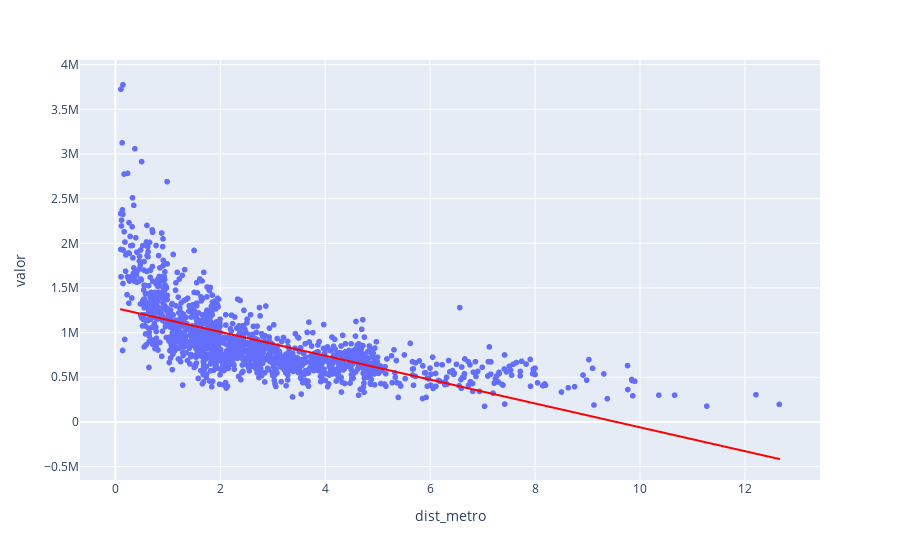

Write notebook code for a chart like this one.
### Markdown cell above
# Gráfico de dispersão(scatter)

### Code cell
px.scatter(dados, y="valor", x="dist_metro",trendline_color_override="red", trendline="ols")

### Figure 1 — Plotly figure (JSON) as saved in the notebook; plotly's stock layout.template omitted (floating-point values rounded to 4 significant figures; data arrays with more than 128 entries replaced by an {"elided": "..."} marker saying what was removed)
{"data": [{"hovertemplate": "dist_metro=%{x}<br>valor=%{y}<extra></extra>", "legendgroup": "", "marker": {"color": "#636efa", "symbol": "circle"}, "mode": "markers", "name": "", "showlegend": false, "type": "scattergl", "x": {"elided": "1460 float values"}, "xaxis": "x", "y": {"elided": "1460 int values"}, "yaxis": "y"}, {"hovertemplate": "<b>OLS trendline</b><br>valor = -133553 * dist_metro + 1.27508e+06<br>R<sup>2</sup>=0.414291<br><br>dist_metro=%{x}<br>valor=%{y} <b>(trend)</b><extra></extra>", "legendgroup": "", "line": {"color": "red"}, "marker": {"color": "#636efa", "symbol": "circle"}, "mode": "lines", "name": "", "showlegend": false, "type": "scattergl", "x": {"elided": "1460 float values"}, "xaxis": "x", "y": {"elided": "1460 float values"}, "yaxis": "y"}], "layout": {"legend": {"tracegroupgap": 0}, "margin": {"t": 60}, "xaxis": {"anchor": "y", "domain": [0, 1], "title": {"text": "dist_metro"}}, "yaxis": {"anchor": "x", "domain": [0, 1], "title": {"text": "valor"}}}}
